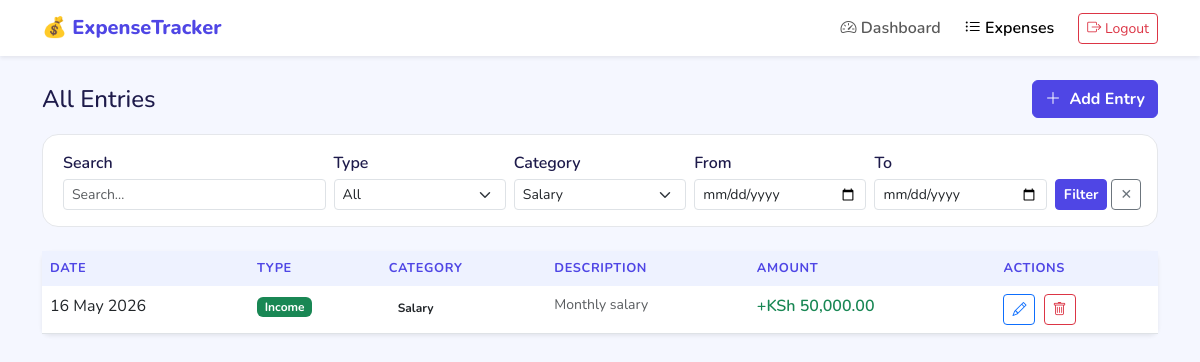
/pages/expenses.php?category=Salary (signed in), run on the app's committed database.
### tables this page shows
CREATE TABLE IF NOT EXISTS expenses (
    id          INT AUTO_INCREMENT PRIMARY KEY,
    user_id     INT          NOT NULL,
    type        ENUM('income','expense') NOT NULL DEFAULT 'expense',
    amount      DECIMAL(10,2) NOT NULL,
    category    VARCHAR(50)  NOT NULL,
    description VARCHAR(255) DEFAULT '',
    entry_date  DATE         NOT NULL,
    created_at  DATETIME DEFAULT CURRENT_TIMESTAMP,

     
    FOREIGN KEY (user_id) REFERENCES users(id) ON DELETE CASCADE
);

### includes/auth.php (called while the page is built, shortened)
<?php
function sanitize($data) {
    return htmlspecialchars(trim($data), ENT_QUOTES, 'UTF-8');
}
?>

### pages/expenses.php (the view, shortened to what this page needs)
<?php
require_once '../includes/config.php';
require_once '../includes/auth.php';
$user_id = (int)$_SESSION['user_id'];
$filter_category   = trim($_GET['category']   ?? '');
$filter_date_from  = trim($_GET['date_from']   ?? '');
$filter_date_to    = trim($_GET['date_to']     ?? '');
$where   = "WHERE user_id = ?";
$params  = [$user_id];
$types   = 'i';
if ($filter_category !== '') {
    $where  .= " AND category = ?";
    $types  .= 's';
    $params[] = $filter_category;
}
$stmt = $conn->prepare("SELECT * FROM expenses $where ORDER BY entry_date DESC, id DESC");
if (!empty($params)) {
    $stmt->bind_param($types, ...$params);
}
$stmt->execute();
$entries = $stmt->get_result();
$income_categories  = ['Salary','Freelance','Business','Investment','Other'];
$expense_categories = ['Food','Transport','Rent','Shopping','Entertainment','Utilities','Healthcare','Other'];
$all_categories     = array_unique(array_merge($income_categories, $expense_categories));
?>
<!DOCTYPE html>
<html lang="en">
<head>
    <link href="https://cdn.jsdelivr.net/npm/bootstrap@5.3.0/dist/css/bootstrap.min.css" rel="stylesheet">
    <link href="https://cdn.jsdelivr.net/npm/bootstrap-icons@1.10.5/font/bootstrap-icons.css" rel="stylesheet">
    <link href="../css/style.css" rel="stylesheet">
</head>
<body>
<nav class="navbar navbar-expand-lg navbar-light bg-white shadow-sm">
    <div class="container">
        <a class="navbar-brand" href="dashboard.php">💰 <span>ExpenseTracker</span></a>
        <div class="collapse navbar-collapse" id="navMenu">
            <ul class="navbar-nav ms-auto align-items-lg-center gap-2">
                <li class="nav-item"><a class="nav-link fw-semibold" href="dashboard.php"><i class="bi bi-speedometer2"></i> Dashboard</a></li>
                <li class="nav-item"><a class="nav-link active fw-semibold" href="expenses.php"><i class="bi bi-list-ul"></i> Expenses</a></li>
                <li class="nav-item ms-lg-2"><a class="btn btn-outline-danger btn-sm" href="logout.php"><i class="bi bi-box-arrow-right"></i> Logout</a></li>
            </ul>
        </div>
    </div>
</nav>
<div class="container py-4">
    <div class="d-flex justify-content-between align-items-center mb-3 flex-wrap gap-2">
        <h4 class="fw-800 mb-0">All Entries</h4>
        <button class="btn btn-primary" data-bs-toggle="modal" data-bs-target="#addModal">
            <i class="bi bi-plus-lg me-1"></i> Add Entry
        </button>
    </div>
    <div class="filter-bar mb-4">
        <form method="GET" class="row g-2 align-items-end">
            <div class="col-sm-6 col-md-3">
                <label class="form-label form-label-sm fw-semibold mb-1">Search</label>
                <input type="text" id="search" class="form-control form-control-sm" placeholder="Search…">
            </div>
            <div class="col-6 col-md-2">
                <label class="form-label form-label-sm fw-semibold mb-1">Type</label>
                <select name="type" class="form-select form-select-sm">
                    <option value="">All</option>
                </select>
            </div>
            <div class="col-6 col-md-2">
                <label class="form-label form-label-sm fw-semibold mb-1">Category</label>
                <select name="category" class="form-select form-select-sm">
                    <?php foreach ($all_categories as $cat): ?>
                        <option value="<?= sanitize($cat) ?>" <?= $filter_category===$cat ? 'selected':'' ?>><?= sanitize($cat) ?></option>
                    <?php endforeach; ?>
                </select>
            </div>
            <div class="col-6 col-md-2">
                <label class="form-label form-label-sm fw-semibold mb-1">From</label>
                <input type="date" name="date_from" class="form-control form-control-sm" value="<?= sanitize($filter_date_from) ?>">
            </div>
            <div class="col-6 col-md-2">
                <label class="form-label form-label-sm fw-semibold mb-1">To</label>
                <input type="date" name="date_to" class="form-control form-control-sm" value="<?= sanitize($filter_date_to) ?>">
            </div>
            <div class="col-sm-6 col-md-1 d-flex gap-1">
                <button class="btn btn-primary btn-sm flex-fill">Filter</button>
                <a href="expenses.php" class="btn btn-outline-secondary btn-sm" title="Clear">✕</a>
            </div>
        </form>
    </div>
    <div class="card border-0 shadow-sm rounded-3">
        <div class="table-responsive">
            <table class="table table-hover mb-0" id="expenses-table">
                <thead>
                    <tr>
                        <th>Date</th>
                        <th>Type</th>
                        <th>Category</th>
                        <th class="hide-sm">Description</th>
                        <th>Amount</th>
                        <th>Actions</th>
                    </tr>
                </thead>
                <tbody>
                <?php if ($entries->num_rows === 0): ?>
                    <tr>
                        <td colspan="6" class="text-center text-muted py-4">
                            No entries found. <a href="#" data-bs-toggle="modal" data-bs-target="#addModal">Add your first one!</a>
                        </td>
                    </tr>
                <?php else: ?>
                    <?php while ($row = $entries->fetch_assoc()): ?>
                        <tr>
                            <td><?= date('d M Y', strtotime($row['entry_date'])) ?></td>
                            <td><span class="badge bg-<?= $row['type'] === 'income' ? 'success' : 'danger' ?>"><?= ucfirst($row['type']) ?></span></td>
                            <td><span class="cat-badge"><?= sanitize($row['category']) ?></span></td>
                            <td class="hide-sm text-muted small"><?= sanitize($row['description']) ?></td>
                            <td class="fw-semibold text-<?= $row['type']==='income' ? 'success' : 'danger' ?>">
                                <?= $row['type']==='income' ? '+' : '-' ?>KSh <?= number_format($row['amount'],2) ?>
                            </td>
                            <td>
                                <button class="btn btn-outline-primary btn-sm"
                                    onclick="openEditModal(
                                        <?= $row['id'] ?>,
                                        '<?= $row['type'] ?>',
                                        '<?= $row['amount'] ?>',
                                        '<?= sanitize($row['category']) ?>',
                                        '<?= addslashes(sanitize($row['description'])) ?>',
                                        '<?= $row['entry_date'] ?>'
                                    )">
                                    <i class="bi bi-pencil"></i>
                                </button>
                                <button class="btn btn-outline-danger btn-sm ms-1" onclick="confirmDelete(<?= $row['id'] ?>)">
                                    <i class="bi bi-trash"></i>
                                </button>
                            </td>
                        </tr>
                    <?php endwhile; ?>
                <?php endif; ?>
                </tbody>
            </table>
        </div>
    </div>
</div>
</body>
</html>

### css/style.css (style rules this page uses)
:root { --primary: #4f46e5; --primary-lt: #eef2ff; --success: #10b981; --danger: #ef4444; --warning: #f59e0b; --text-dark: #1e1b4b; --text-muted: #6b7280; --bg: #f5f7ff; --card-bg: #ffffff; --border: #e5e7eb; }
body { font-family: 'Nunito', sans-serif; background: var(--bg); color: var(--text-dark); min-height: 100vh; }
a { text-decoration: none; }
.navbar-brand span { font-weight: 800; color: var(--primary); }
.cat-badge { font-size: .75rem; font-weight: 700; padding: .3em .75em; border-radius: 2em; white-space: nowrap; }
.table thead th { background: var(--primary-lt); color: var(--primary); font-weight: 700; font-size: .8rem; text-transform: uppercase; letter-spacing: .05em; border: none; }
.btn-primary { background: var(--primary); border-color: var(--primary); font-weight: 700; }
.filter-bar { background: #fff; border: 1px solid var(--border); border-radius: 1rem; padding: 1rem 1.25rem; margin-bottom: 1.5rem; }

### data on the page
expenses: entry_date "16 May 2026", type "Income", category "Salary", description "Monthly salary", amount "50,000.00"

### other printed values
form field category "Salary"
